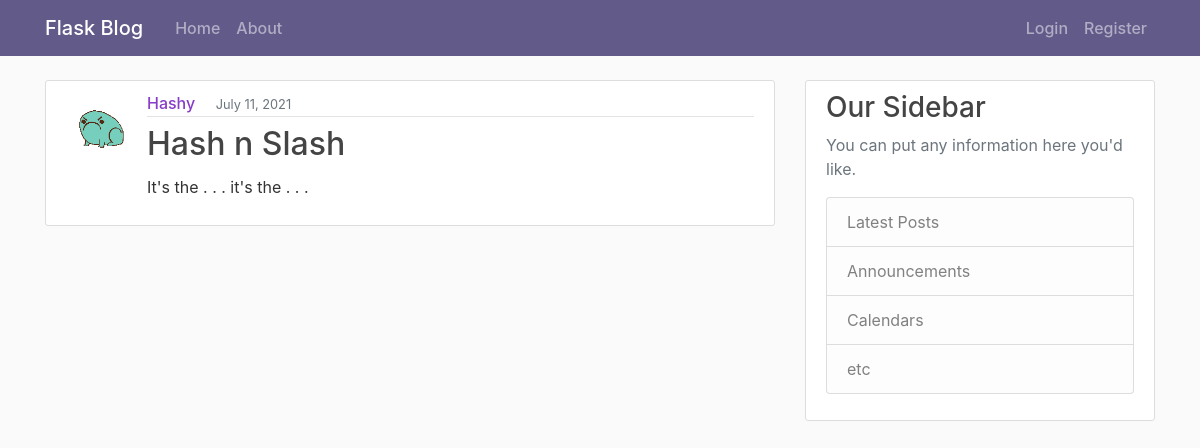
The page /post/12 on the database its author committed.
### flaskblog/models.py (models this page shows, shortened)
class User(db.Model, UserMixin):
    id = db.Column(db.Integer, primary_key=True)
    username = db.Column(db.String(20), unique=True, nullable=False)
    email = db.Column(db.String(120), unique=True, nullable=False)
    image_file = db.Column(db.String(20), nullable=False, default='default.jpg')
    password = db.Column(db.String(60), nullable=False)
    posts = db.relationship('Post', backref='author', lazy=True)

class Post(db.Model):
    id = db.Column(db.Integer, primary_key=True)
    title = db.Column(db.String(100), nullable=False)
    date_posted = db.Column(db.DateTime, nullable=False, default=datetime.utcnow)
    content = db.Column(db.Text, nullable=False)
    user_id = db.Column(db.Integer, db.ForeignKey('user.id'), nullable=False)

### flaskblog/posts/routes.py (the view)
@posts.route('/post/<int:post_id>')
def post(post_id):
    post = Post.query.get_or_404(post_id)
    return render_template('post.html',
                           title=post.title,
                           post=post)

### flaskblog/templates/post.html (shortened to what this page needs)
{% extends 'layout.html' %}
{% block content %}
<article class="media content-section">
    <img class="rounded-circle article-img"
        src="{{ url_for('static', filename='profile_pics/' + post.author.image_file) }}"
        alt="author profile image"
    />
        <div class="media-body">
            <div class="article-metadata">
                <a class="mr-3" href="{{ url_for('users.user_posts', username=post.author.username) }}">{{ post.author.username }}</a>
                <small class="text-muted">{{ post.date_posted.strftime('%B %d, %Y') }}</small>
            </div>
            <h2 class="article-title py-1">{{ post.title }}</h2>
            <p class="article-content">{{ post.content }}</p>
        </div>
</article>
{% endblock content %}

### flaskblog/static/css/main.css (style rules this page uses)
body { background: #fafafa; color: #333333; margin-top: 5rem; }
h1, h2, h3, h4, h5, h6 { color: #444444; }
.content-section { background: #fff; padding: 10px 20px; border: 1px solid #dddddd; border-radius: 3px; margin-bottom: 20px; }
.article-title { color: #444444; }
.article-content { white-space: pre-line; }
.article-img { height: 65px; width: 65px; margin-right: 16px; }
.article-metadata { padding-bottom: 1px; margin-bottom: 4px; border-bottom: 1px solid #e3e3e3 }
.article-metadata a { color: #883cc7; font-weight: 500; text-decoration: none; }

### rows shown on the page
User: image_file (picture), author.username "Hashy"
Post: date_posted "July 11, 2021", title "Hash n Slash", content "It's the . . . it's the . . ."
